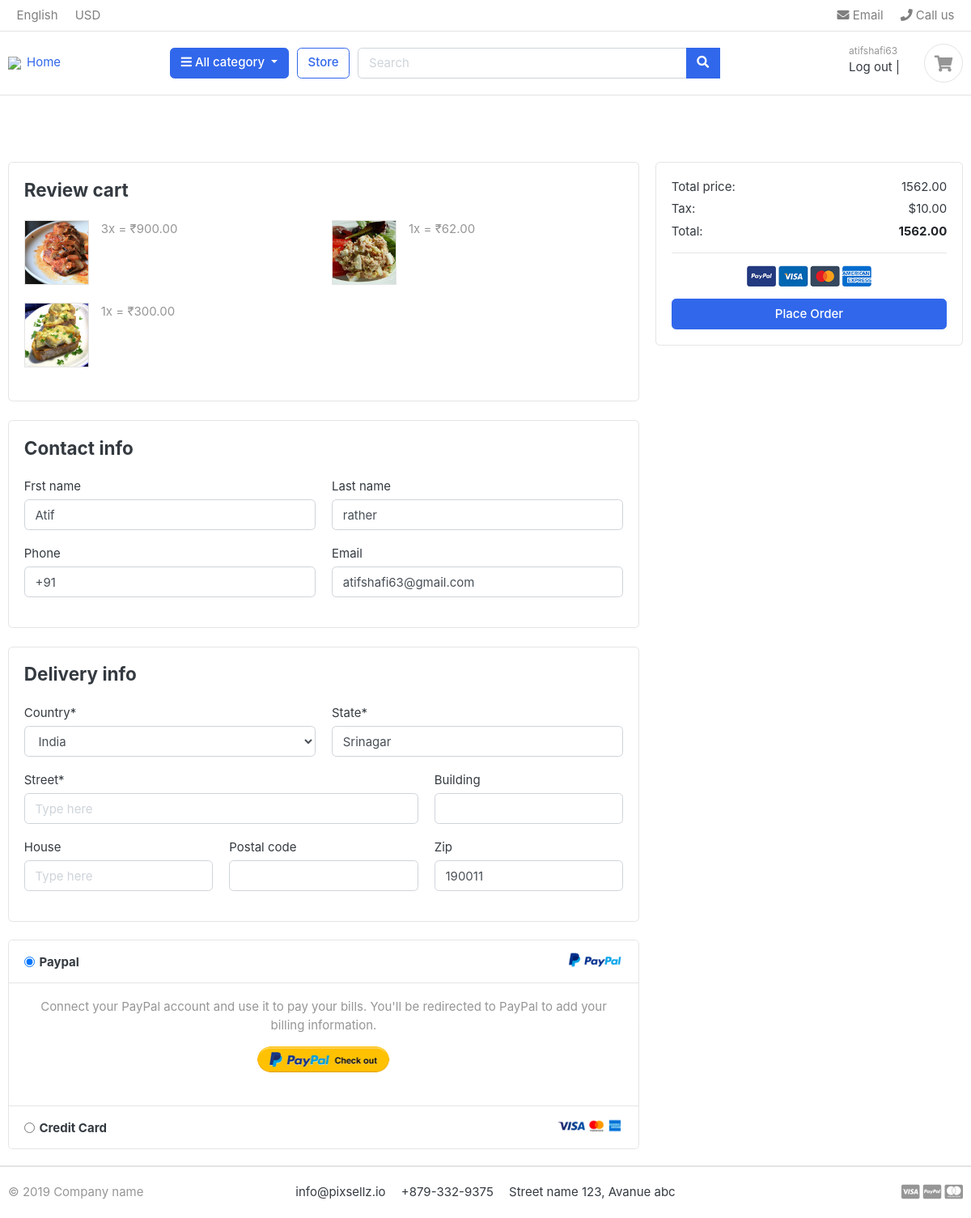
Screenshot of /place_order/ (signed in) with the database file from the repository.
### customers/models.py (models this page shows, shortened)
class User(AbstractBaseUser):
    email = models.EmailField(
        verbose_name='email address',
        max_length=255,
        blank=True
    )
    username = models.CharField(max_length=25, unique=True)
    first_name = models.CharField(max_length=25)
    last_name = models.CharField(max_length=25)
    date_of_birth = models.DateField(default='1995-03-25')
    is_active = models.BooleanField(default=True)
    is_admin = models.BooleanField(default=False)
    objects = UserManager()
    USERNAME_FIELD = 'username'
    REQUIRED_FIELDS = ['email']

class Customers(models.Model):
    user = models.OneToOneField(
        User, on_delete=models.CASCADE)
    contact_no = models.CharField(max_length=25)
    time_joined = models.DateTimeField(auto_now_add=True)
    city = models.ForeignKey(to='restaurants.City', on_delete=models.CASCADE,blank=True,null=True)
    gender = models.CharField(max_length=10)

### orders/models.py (models this page shows, shortened)
class CartItem(models.Model):
    menu_item = models.ForeignKey(to='menus.MenuItem', null=True, on_delete=models.CASCADE)
    cart = models.ForeignKey(Cart, null=True, on_delete=models.CASCADE)
    quantity = models.PositiveIntegerField(null=True)
    total_price = models.DecimalField(default=0.00, max_digits=10, decimal_places=2)
    size = models.CharField(max_length=25)

class Cart(models.Model):
    user = models.ForeignKey(Customers, null=True, blank=True, on_delete=models.CASCADE)
    session_id = models.CharField(max_length=255)
    count = models.PositiveIntegerField(default=0)
    total = models.DecimalField(default=0.00, max_digits=10, decimal_places=2)
    updated = models.DateTimeField(auto_now=True)
    timestamp = models.DateTimeField(auto_now_add=True)

### menus/models.py (models this page shows, shortened)
class MenuItem(models.Model):
    category = models.ForeignKey(Category, on_delete=models.CASCADE)
    item_name = models.CharField(max_length=255)
    description = models.TextField(blank=True)
    recipe = models.TextField(blank=True)
    is_veg=models.BooleanField(default=False)
    price = models.DecimalField(max_digits=8, decimal_places=2)
    is_available = models.BooleanField(default=False)
    image = models.ImageField(upload_to='menu_items')
    date_added =models.DateTimeField(auto_now_add=True)
    restruant = models.ManyToManyField(to='restaurants.Restaurants',blank=True)

### restaurants/models.py (models this page shows)
class City(models.Model):
    city_name = models.CharField(max_length=30)
    zip_code = models.IntegerField()
    def __str__(self):
        return self.city_name

### orders/views.py (the view)
# urls.py: path('place_order/',place_order,name='place_order'),
def place_order(request):
    if request.method=='GET':
        if request.user.is_authenticated:
            try:
                cust = Customers.objects.get(user=request.user)
                cart = Cart.objects.get(user=cust)
                cartitems = CartItem.objects.filter(cart=cart)
            except ObjectDoesNotExist:
                print('objects not found ')
        else:
            return redirect('/register')
        return render(request,'place-order.html',{
            'cartitems':cartitems,
            'total_amount':cart.total,
            'customer':cust,
        })
    if request.method == 'POST':
        pass

### templates/place-order.html (shortened to what this page needs)
{% extends "base/index.html"%}
{% load static %}
	{% block content %}
<div class="row">
		<main class="col-md-8">
<article class="card mb-4">
<div class="card-body">
	<h4 class="card-title mb-4">Review cart</h4>
	<div class="row">
		{% for item in cartitems %}
		<div class="col-md-6">
			<figure class="itemside  mb-4">
				<div class="aside"><img src="{{item.menu_item.image.url}}" class="border img-sm"></div>
				<figcaption class="info">
					<span class="text-muted">{{item.quantity}}x = ₹{{item.total_price}} </span>
				</figcaption>
			</figure>
		</div>
		{% endfor %}
	</div>
</div>
</article>
<article class="card mb-4">
<div class="card-body">
	<h4 class="card-title mb-4">Contact info</h4>
	<form action="">
		<div class="row">
			<div class="form-group col-sm-6">
				<label>Frst name</label>
				<input type="text" placeholder="Type here" class="form-control" value="{{customer.user.first_name}}">
			</div>
			<div class="form-group col-sm-6">
				<label>Last name</label>
				<input type="text" placeholder="Type here" class="form-control" value="{{customer.user.last_name}}">
			</div>
			<div class="form-group col-sm-6">
				<label>Phone</label>
				<input type="text" value="+91" class="form-control" value="{{customer.contact_no}">
			</div>
			<div class="form-group col-sm-6">
				<label>Email</label>
				<input type="email" placeholder="example@gmail.com" class="form-control" value="{{customer.user.email}}">
			</div>
		</div>
	</form>
</div>
</article>
<article class="card mb-4">
<div class="card-body">
	<h4 class="card-title mb-4">Delivery info</h4>
	<form action="">
		<div class="row">
				<div class="form-group col-sm-6">
					<label>Country*</label>
					<select name="" class="form-control">
						<option value="">India</option>
					</select>
				</div>
				<div class="form-group col-sm-6">
					<label>State*</label>
					<input type="text" placeholder="Type here" class="form-control" value="{{customer.city}}">
				</div>
				<div class="form-group col-sm-8">
					<label>Street*</label>
					<input type="text" placeholder="Type here" class="form-control">
				</div>
				<div class="form-group col-sm-4">
					<label>Building</label>
					<input type="text" placeholder="" class="form-control">
				</div>
				<div class="form-group col-sm-4">
					<label>House</label>
					<input type="text" placeholder="Type here" class="form-control">
				</div>
				<div class="form-group col-sm-4">
					<label>Postal code</label>
					<input type="text" placeholder="" class="form-control">
				</div>
				<div class="form-group col-sm-4">
					<label>Zip</label>
					<input type="text" placeholder="" class="form-control" value="{{customer.city.zip_code}}">
				</div>
		</div>
	</form>
</div>
</article>
<article class="accordion" id="accordion_pay">
	<div class="card">
		<header class="card-header">
			<img src="{% static './images/misc/payment-paypal.png'%}" class="float-right" height="24">
			<label class="form-check collapsed" data-toggle="collapse" data-target="#pay_paynet">
				<input class="form-check-input" name="payment-option" checked type="radio" value="option2">
				<h6 class="form-check-label">
					Paypal
				</h6>
			</label>
		</header>
		<div id="pay_paynet" class="collapse show" data-parent="#accordion_pay">
		<div class="card-body">
			<p class="text-center text-muted">Connect your PayPal account and use it to pay your bills. You'll be redirected to PayPal to add your billing information.</p>
			<p class="text-center">
				<a href="#"><img src="{% static './images/misc/btn-paypal.png' %}" height="32"></a>
				<br><br>
			</p>
		</div>
		</div>
	</div>
	<div class="card">
	<header class="card-header">
		<img src="./images/misc/payment-card.png" class="float-right" height="24">
		<label class="form-check" data-toggle="collapse" data-target="#pay_payme">
			<input class="form-check-input" name="payment-option" type="radio" value="option2">
			<h6 class="form-check-label"> Credit Card  </h6>
		</label>
	</header>
	</div>
</article>
		</main>
		<aside class="col-md-4">
			<div class="card">
		<div class="card-body">
			<dl class="dlist-align">
			  <dt>Total price:</dt>
			  <dd class="text-right">{{total_amount}}</dd>
			</dl>
			<dl class="dlist-align">
			  <dt>Tax:</dt>
			  <dd class="text-right"> $10.00</dd>
			</dl>
			<dl class="dlist-align">
			  <dt>Total:</dt>
			  <dd class="text-right text-dark b"><strong>{{total_amount}}</strong></dd>
			</dl>
			<hr>
			<p class="text-center mb-3">
				<img src="./images/misc/payments.png" height="26">
			</p>
			<a href="./place-order.html" class="btn btn-primary btn-block"> Place Order </a>
		</div>
		</div>
		</aside>
	</div>
{% endblock %}

### templates/base/index.html (shortened to what this page needs)
{% load static %}
<!DOCTYPE HTML>
<html lang="en">
<head>
<link href="{% static 'css/bootstrap.css' %}" rel="stylesheet" type="text/css"/>
<link href="{% static 'fonts/fontawesome/css/all.min.css' %}" type="text/css" rel="stylesheet">
<link href="{% static 'css/ui.css' %}" rel="stylesheet" type="text/css"/>
<link href="{% static 'css/responsive.css' %}" rel="stylesheet" media="only screen and (max-width: 1200px)" />
<link href="{% static 'orders/drop_down.css' %}" rel="stylesheet" type="text/css"/>
</head>
<body>
<header class="section-header">
<nav class="navbar p-md-0 navbar-expand-sm navbar-light border-bottom">
<div class="container">
  <div class="collapse navbar-collapse" id="navbarTop4">
    <ul class="navbar-nav mr-auto">
    	<li class="nav-item dropdown">
		 	<a href="#" class="nav-link">   English </a>
		</li>
		<li class="nav-item dropdown">
			<a href="#" class="nav-link"> USD </a>
		</li>
    </ul>
    <ul class="navbar-nav">
		<li><a href="#" class="nav-link"> <i class="fa fa-envelope"></i> Email </a></li>
		<li><a href="#" class="nav-link"> <i class="fa fa-phone"></i> Call us </a></li>
	</ul>
  </div>
</div>
</nav>
<section class="header-main border-bottom">
	<div class="container">
<div class="row align-items-center">
	<div class="col-lg-2 col-md-3 col-6">
		<a href="/" class="brand-wrap">
			<img class="logo" src="/">Home
		</a>
	</div>
	<div class="col-lg col-sm col-md col-6 flex-grow-0">
		<div class="category-wrap dropdown d-inline-block float-right">
			<button type="button" class="btn btn-primary dropdown-toggle" data-toggle="dropdown">
				<i class="fa fa-bars"></i> All category
			</button>
		</div>
	</div>
	<a href="/products" class="btn btn-outline-primary">Store</a>
	<div class="col-lg  col-md-6 col-sm-12 col">
		<form action="#" class="search">
			<div class="input-group w-100">
			    <input  type="text" class="form-control prod_search" style="width:60%;" placeholder="Search">
			    <div class="input-group-append">
			      <button class="btn btn-primary" type="submit">
			        <i class="fa fa-search"></i>
			      </button>
			    </div>
		    </div>
		</form>
	</div>
	<div class="col-lg-3 col-sm-6 col-8 order-2 order-lg-3">
				<div class="d-flex justify-content-end mb-3 mb-lg-0">
					<div class="widget-header">
						{% if request.user.is_authenticated %}
						<small class="title text-muted">{{request.user.username}}</small>
						<div>
							<a href="{% url 'customers:log_out' %}">Log out</a> <span class="dark-transp"> | </span>
						</div>
						{% else %}
						<small class="title text-muted">Welcome guest!</small>
						<div>
							<a href="{% url 'customers:login_user' %}">Sign in</a> <span class="dark-transp"> | </span>
							<a href="{% url 'customers:signup' %}"> Register</a>
						</div>
						{% endif %}
					</div>
					<a href="{% url 'orders:view_cart' %}" class="widget-header pl-3 ml-3">
						<div class="icon icon-sm rounded-circle border"><i class="fa fa-shopping-cart"></i></div>
					</a>
				</div>
			</div>
</div>
	</div>
</section>
</header>
<section class="section-intro padding-y-sm">
<div class="container">
<div class="intro-banner-wrap">
</div>
</div>
</section>
<section class="section-name padding-y-sm">
<div class="container">
{% block content %}{% endblock %}
</div>
</section>
<footer class="section-footer border-top">
	<div class="container">
		<section class="footer-bottom border-top row">
			<div class="col-md-2">
				<p class="text-muted"> &copy 2019 Company name </p>
			</div>
			<div class="col-md-8 text-md-center">
				<span  class="px-2">info@pixsellz.io</span>
				<span  class="px-2">+879-332-9375</span>
				<span  class="px-2">Street name 123, Avanue abc</span>
			</div>
			<div class="col-md-2 text-md-right text-muted">
				<i class="fab fa-lg fa-cc-visa"></i>
				<i class="fab fa-lg fa-cc-paypal"></i>
				<i class="fab fa-lg fa-cc-mastercard"></i>
			</div>
		</section>
	</div>
</footer>
</body>
</html>

### static/css/ui.css (style rules this page uses)
html { font-family: "Inter", sans-serif; font-size: 15px; }
.icon-xs, .icon-sm, .icon-md, .icon-lg { display: inline-block; text-align: center; flex-shrink: 0; flex-grow: 0; }
.icon-sm { width: 48px; height: 48px; line-height: 48px !important; font-size: 20px; }
.img-xs, .img-sm, .img-md, .img-lg { -o-object-fit: cover; object-fit: cover; flex-shrink: 0; flex-grow: 0; }
.img-sm { width: 80px; height: 80px; }
.padding-y-sm { padding-top: 20px; padding-bottom: 20px; }
figure { margin-bottom: 0; }
article:after, .form-group:after { display: block; clear: both; content: ""; }
.b { font-weight: 600; }
p:last-child { margin-bottom: 0; }
.header-main { position: relative; padding-top: 1rem; padding-bottom: 1rem; }
.brand-wrap .logo, .navbar-brand .logo { margin-right: 7px; max-height: 42px; display: inline-block; }
.widget-header { display: inline-block; vertical-align: middle; position: relative; }
.widget-header a { color: #343a40; }
.widget-header i { color: #969696; }
.widget-header .title { display: block; }
.footer-bottom { padding-top: 20px; padding-bottom: 20px; }
.itemside { position: relative; display: flex; width: 100%; }
.itemside .aside { position: relative; flex-shrink: 0; }
.itemside .info { padding-left: 15px; padding-right: 7px; }
[class*=dlist-] { margin-bottom: 5px; }
[class*=dlist-] dd { margin-bottom: 0; }
.dlist-align { display: flex; }
.dlist-align dt { width: 150px; word-wrap: break-word; font-weight: normal; }
.dlist-align dd { flex-grow: 1; }
.card-header .form-check { margin-bottom: 0; padding-top: 5px; padding-bottom: 5px; }

### rows the page displays
User: user.username "atifshafi63"
CartItem: menu_item.image (picture), quantity "3", total_price "900.00"
CartItem: menu_item.image (picture), quantity "1", total_price "62.00"
CartItem: menu_item.image (picture), quantity "1", total_price "300.00"
Customers: user.first_name "Atif", user.last_name "rather", user.email "atifshafi63@gmail.com", city "Srinagar", city.zip_code "190011"
Cart: total "1562.00"
